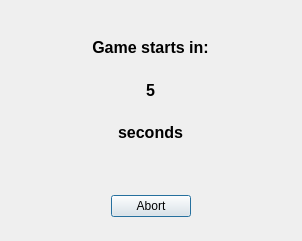
<?xml version="1.0" encoding="UTF-8"?>
<ui version="4.0">
 <class>LaunchGameDialog</class>
 <widget class="QDialog" name="LaunchGameDialog">
  <property name="geometry">
   <rect>
    <x>0</x>
    <y>0</y>
    <width>302</width>
    <height>241</height>
   </rect>
  </property>
  <property name="windowTitle">
   <string>Dialog</string>
  </property>
  <widget class="QDialogButtonBox" name="buttonBox">
   <property name="geometry">
    <rect>
     <x>50</x>
     <y>190</y>
     <width>201</width>
     <height>32</height>
    </rect>
   </property>
   <property name="orientation">
    <enum>Qt::Horizontal</enum>
   </property>
   <property name="standardButtons">
    <set>QDialogButtonBox::Abort</set>
   </property>
   <property name="centerButtons">
    <bool>true</bool>
   </property>
  </widget>
  <widget class="QWidget" name="">
   <property name="geometry">
    <rect>
     <x>50</x>
     <y>30</y>
     <width>201</width>
     <height>121</height>
    </rect>
   </property>
   <layout class="QVBoxLayout" name="verticalLayout">
    <item>
     <widget class="QLabel" name="label">
      <property name="text">
       <string>&lt;html&gt;&lt;head/&gt;&lt;body&gt;&lt;p&gt;&lt;span style=&quot; font-size:12pt; font-weight:600;&quot;&gt;Game starts in:&lt;/span&gt;&lt;/p&gt;&lt;/body&gt;&lt;/html&gt;</string>
      </property>
      <property name="alignment">
       <set>Qt::AlignCenter</set>
      </property>
     </widget>
    </item>
    <item>
     <widget class="QLabel" name="secondsLeftLabel">
      <property name="font">
       <font>
        <pointsize>12</pointsize>
        <weight>75</weight>
        <bold>true</bold>
       </font>
      </property>
      <property name="text">
       <string>5</string>
      </property>
      <property name="textFormat">
       <enum>Qt::RichText</enum>
      </property>
      <property name="alignment">
       <set>Qt::AlignCenter</set>
      </property>
     </widget>
    </item>
    <item>
     <widget class="QLabel" name="label2">
      <property name="text">
       <string>&lt;html&gt;&lt;head/&gt;&lt;body&gt;&lt;p&gt;&lt;span style=&quot; font-size:12pt; font-weight:600;&quot;&gt;seconds&lt;/span&gt;&lt;/p&gt;&lt;/body&gt;&lt;/html&gt;</string>
      </property>
      <property name="alignment">
       <set>Qt::AlignCenter</set>
      </property>
     </widget>
    </item>
   </layout>
  </widget>
 </widget>
 <resources/>
 <connections>
  <connection>
   <sender>buttonBox</sender>
   <signal>accepted()</signal>
   <receiver>LaunchGameDialog</receiver>
   <slot>accept()</slot>
   <hints>
    <hint type="sourcelabel">
     <x>248</x>
     <y>254</y>
    </hint>
    <hint type="destinationlabel">
     <x>157</x>
     <y>274</y>
    </hint>
   </hints>
  </connection>
  <connection>
   <sender>buttonBox</sender>
   <signal>rejected()</signal>
   <receiver>LaunchGameDialog</receiver>
   <slot>reject()</slot>
   <hints>
    <hint type="sourcelabel">
     <x>316</x>
     <y>260</y>
    </hint>
    <hint type="destinationlabel">
     <x>286</x>
     <y>274</y>
    </hint>
   </hints>
  </connection>
 </connections>
</ui>
